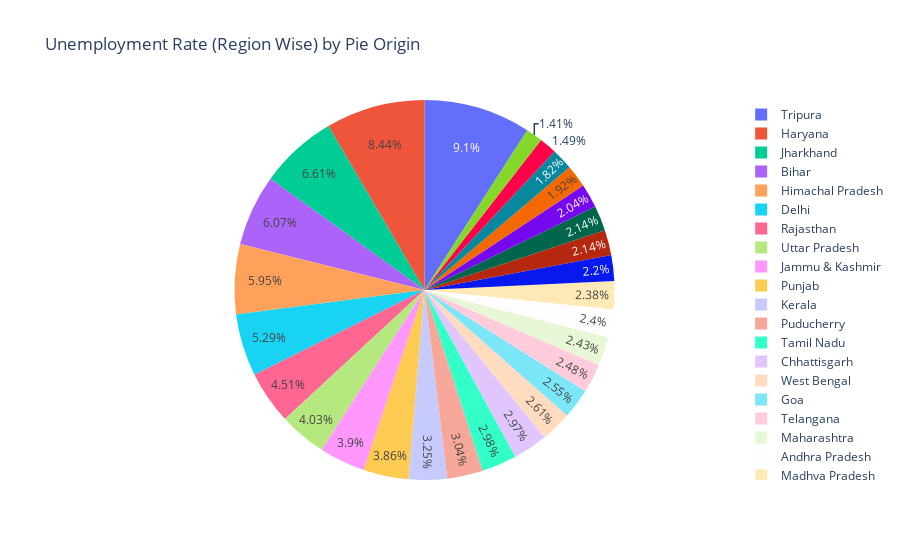

Write notebook code for a chart like this one.
### Code cell
fig = px.pie(df, values=' Estimated Unemployment Rate (%)', names='Region', title='Unemployment Rate (Region Wise) by Pie Origin', template='plotly')
fig.update_layout(xaxis={'categoryorder':'total descending'})
fig.show()

### Figure 1 — Plotly figure (JSON) as saved in the notebook; plotly's stock layout.template omitted (floating-point values rounded to 4 significant figures; data arrays with more than 128 entries replaced by an {"elided": "..."} marker saying what was removed)
{"data": [{"domain": {"x": [0, 1], "y": [0, 1]}, "hovertemplate": "Region=%{label}<br> Estimated Unemployment Rate (%)=%{value}<extra></extra>", "labels": {"elided": "740 str values"}, "legendgroup": "", "name": "", "showlegend": true, "type": "pie", "values": {"elided": "740 float values"}}], "layout": {"legend": {"tracegroupgap": 0}, "title": {"text": "Unemployment Rate (Region Wise) by Pie Origin"}, "xaxis": {"categoryorder": "total descending"}}}
